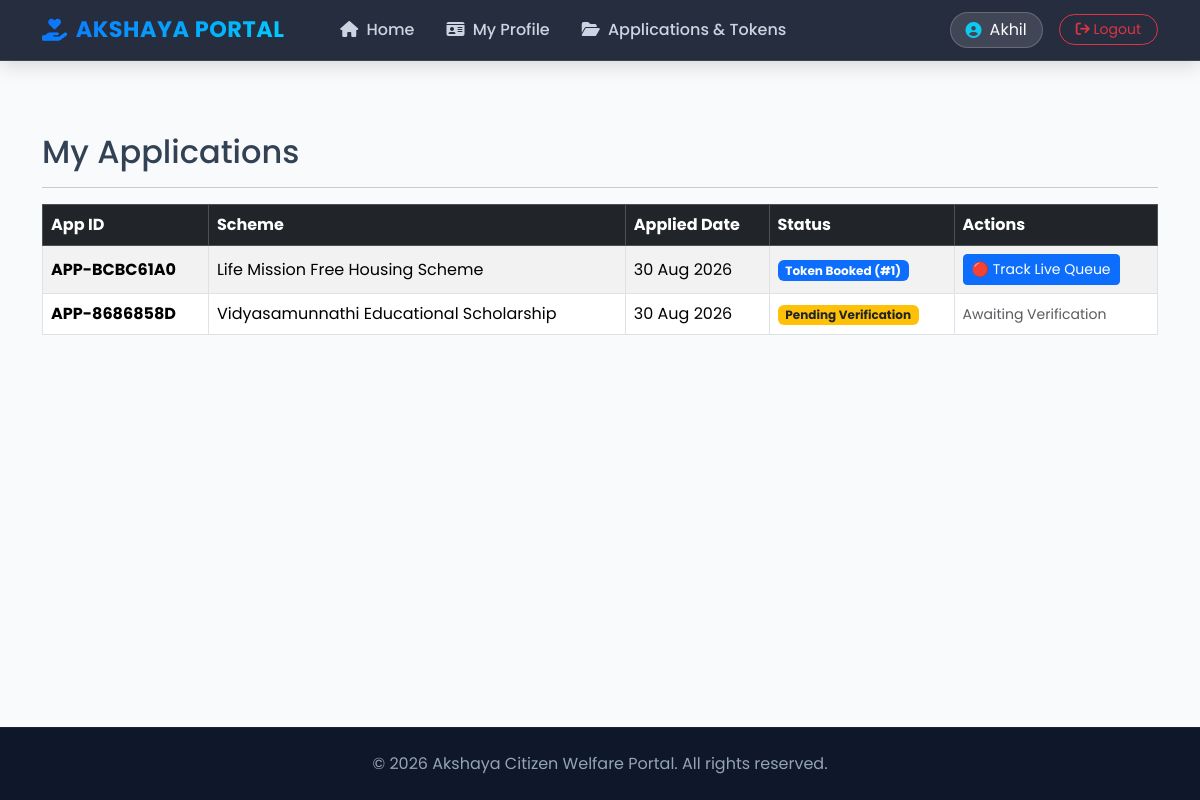
The app's page /my-applications/ (signed in), older data.
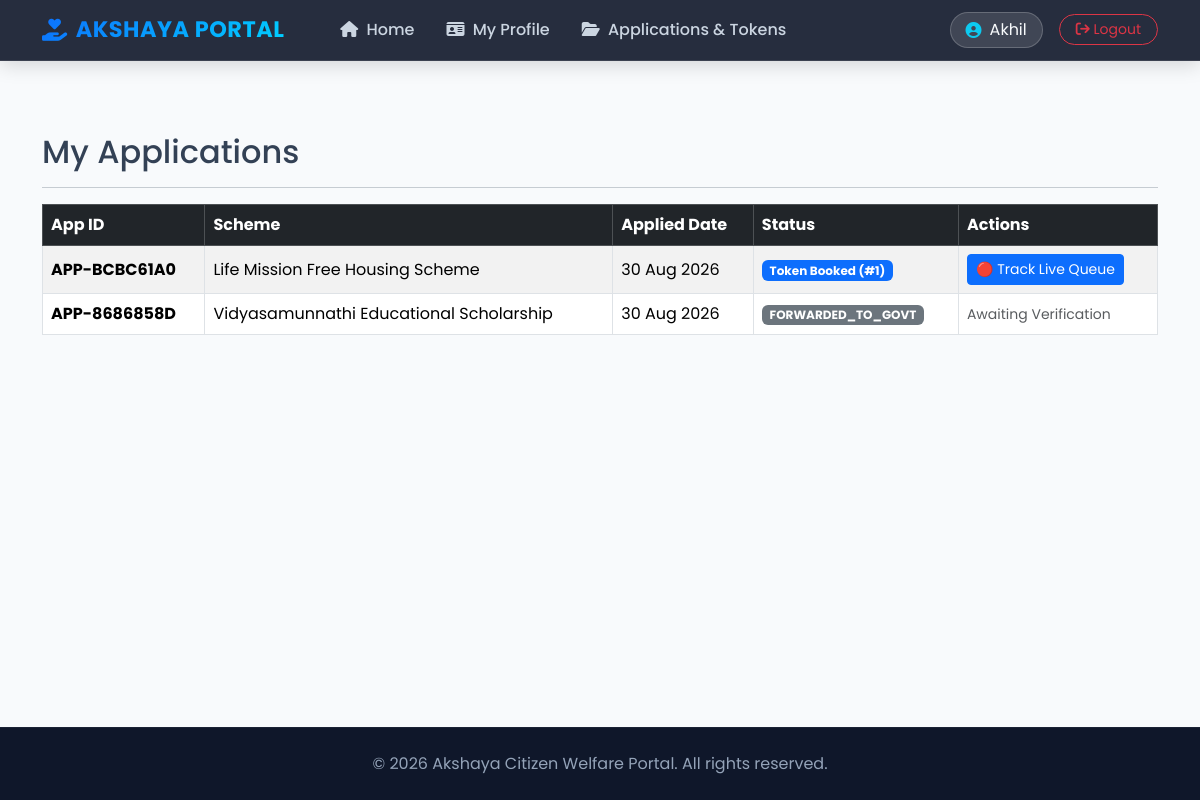
The same page, newer data.
### welfare_app/models.py (models this page shows, shortened)
class Application(models.Model):
    application_id = models.CharField(max_length=12, unique=True, editable=False)
    user = models.ForeignKey(User, on_delete=models.CASCADE, related_name='applications')
    scheme = models.ForeignKey(Scheme, on_delete=models.CASCADE, related_name='applications')
    phone_number = models.CharField(max_length=15, blank=True)
    form_data = models.JSONField(default=dict, blank=True)
    status = models.CharField(max_length=30, choices=STATUS_CHOICES, default='PENDING_VERIFICATION')
    applied_date = models.DateTimeField(auto_now_add=True)
    rejection_reason = models.TextField(blank=True, null=True)
    staff_remarks = models.TextField(blank=True, null=True)
    appointment_date = models.DateField(null=True, blank=True)
    token_number = models.IntegerField(null=True, blank=True)
    govt_ref_number = models.CharField(max_length=100, blank=True, null=True)

class Scheme(models.Model):
    title = models.CharField(max_length=200)
    description = models.TextField()
    department = models.CharField(max_length=100)
    max_income = models.DecimalField(max_digits=10, decimal_places=2, default=999999)
    min_age = models.IntegerField(default=0)
    allowed_ration_cards = models.CharField(max_length=10, choices=RATION_CARD_CHOICES, default='ALL')
    category = models.CharField(max_length=10, choices=CATEGORY_CHOICES, default='ALL')
    allowed_gender = models.CharField(max_length=10, choices=GENDER_CHOICES, default='ALL')
    required_occupation = models.CharField(max_length=20, choices=OCCUPATION_CHOICES, default='ALL')
    allowed_marital_status = models.CharField(max_length=20, choices=MARITAL_STATUS_CHOICES, default='ALL')
    is_for_disabled_only = models.BooleanField(default=False)
    required_documents = models.TextField(help_text="Comma separated document names (e.g., Aadhaar, Income Certificate)", blank=True)
    extra_fields = models.TextField(help_text="Comma separated custom input field names", blank=True)

### welfare_app/views.py (the view)
# urls.py: path('my-applications/', views.my_applications, name='my_applications'),
@login_required(login_url='login')
def my_applications(request):
    applications = Application.objects.filter(user=request.user).order_by('-applied_date')
    today = datetime.date.today()
    return render(request, 'my_applications.html', {
        'applications': applications,
        'today': today
    })

### welfare_app/templates/my_applications.html
{% extends 'base.html' %}
{% block content %}
<div class="container mt-4">
    <h2>My Applications</h2>
    <hr>
    {% if applications %}
        <div class="table-responsive">
            <table class="table table-bordered table-striped align-middle">
                <thead class="table-dark">
                    <tr>
                        <th>App ID</th>
                        <th>Scheme</th>
                        <th>Applied Date</th>
                        <th>Status</th>
                        <th>Actions</th>
                    </tr>
                </thead>
                <tbody>
                    {% for app in applications %}
                    <tr>
                        <td><strong>{{ app.application_id }}</strong></td>
                        <td>{{ app.scheme.title }}</td>
                        <td>{{ app.applied_date|date:"d M Y" }}</td>
                        <td>
                            {% if app.status == 'PENDING_VERIFICATION' or app.status == 'Pending' %}
                                <span class="badge bg-warning text-dark">Pending Verification</span>
                            {% elif app.status == 'REJECTED_DOCS' or app.status == 'Rejected' %}
                                <span class="badge bg-danger">Docs Rejected</span>
                            {% elif app.status == 'DOCS_APPROVED' or app.status == 'Approved' %}
                                <span class="badge bg-success">Docs Approved</span>
                            {% elif app.status == 'TOKEN_BOOKED' or app.status == 'IN_PROGRESS' %}
                                <span class="badge bg-primary">Token Booked (#{{ app.token_number }})</span>
                            {% else %}
                                <span class="badge bg-secondary">{{ app.status }}</span>
                            {% endif %}
                        </td>
                        <td>
                            {% if app.status == 'DOCS_APPROVED' or app.status == 'Approved' %}
                                <a href="{% url 'book_token' app.id %}" class="btn btn-sm btn-success">
                                    Book Token Date
                                </a>
                            {% elif app.status == 'TOKEN_BOOKED' or app.status == 'IN_PROGRESS' %}
                                <a href="{% url 'live_queue' app.id %}" class="btn btn-sm btn-primary">
                                    🔴 Track Live Queue
                                </a>
                            {% elif app.status == 'REJECTED_DOCS' or app.status == 'Rejected' %}
                                <a href="{% url 'reupload_docs' app.id %}" class="btn btn-sm btn-danger">
                                    Re-upload Documents
                                </a>
                            {% else %}
                                <small class="text-muted">Awaiting Verification</small>
                            {% endif %}
                        </td>
                    </tr>
                    {% endfor %}
                </tbody>
            </table>
        </div>
    {% else %}
        <p>No applications found.</p>
    {% endif %}
</div>
{% endblock %}

Row changes from the older to the newer data that the page shows:
changed Application "APP-8686858D": status (not shown) → "FORWARDED_TO_GOVT"; no longer shows "Pending Verification"
